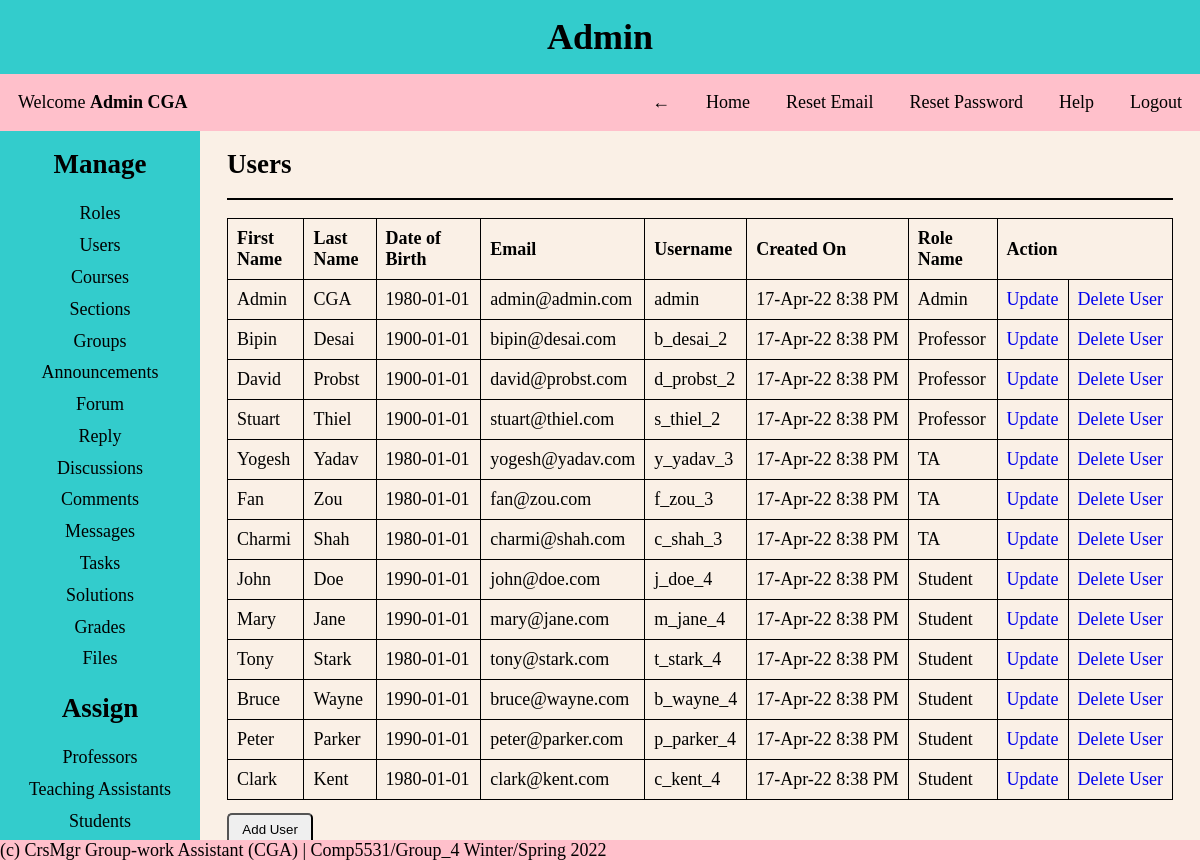
The app's page /pages/admin.php?page=users (signed in) with its own data.
### tables this page shows
CREATE TABLE Users
(
  user_id INT NOT NULL AUTO_INCREMENT PRIMARY KEY,
  first_name VARCHAR(30) NOT NULL,
  last_name VARCHAR(30) NOT NULL,
  dob DATE NOT NULL,
  email VARCHAR(30) NOT NULL UNIQUE,
  username VARCHAR(30) NOT NULL UNIQUE,
  password VARCHAR(30) NOT NULL,
  created_on DATETIME DEFAULT CURRENT_TIMESTAMP,
  first_login TINYINT NOT NULL,
  role_id INT NOT NULL,
  FOREIGN KEY (role_id) REFERENCES Roles(role_id)
);

CREATE TABLE Roles
(
  role_id INT NOT NULL AUTO_INCREMENT PRIMARY KEY,
  role_name VARCHAR(30) NOT NULL UNIQUE,
  role_description VARCHAR(255) NOT NULL
);

### helper/functions.php (called while the page is built, shortened)
<?php
function isAdmin()
{
    if (isset($_SESSION['role_id']) && $_SESSION['role_id'] == 1) {
        return true;
    }
    return false;
}
function date_convert($date)
{
    $date = strtotime($date);
    return date('d-M-y g:i A', $date);
}

### CRUD/users.php (the view, shortened to what this page needs)
<div class="content-body">
    <?php
    $query = "SELECT * FROM users as u JOIN roles as r ON u.role_id = r.role_id ORDER BY user_id ASC";
    $results = mysqli_query($conn, $query);
    ?>
    <h2>Users</h2>
    <hr>
    <table>
        <thead>
            <tr>
                <th>First Name</th>
                <th>Last Name</th>
                <th>Date of Birth</th>
                <th>Email</th>
                <th>Username</th>
                <th>Created On</th>
                <th>Role Name</th>
                <?php isAdmin() ? print '<th colspan="2">Action</th>' : '' ?>
            </tr>
        </thead>
        <tbody>
            <?php
            foreach ($results as $users) {
                $user_id = $users['user_id'];
                $first_name = $users['first_name'];
                $last_name = $users['last_name'];
                $dob = $users['dob'];
                $email = $users['email'];
                $username = $users['username'];
                $created_on = date_convert($users['created_on']);
                $role_name = $users['role_name'];
                $role_id = $users['role_id'];
            ?>
                <tr>
                    <td><?= $first_name ?></td>
                    <td><?= $last_name ?></td>
                    <td><?= $dob ?></td>
                    <td><?= $email ?></td>
                    <td><?= $username ?></td>
                    <td><?= $created_on ?></td>
                    <td><?= $role_name ?></td>
                    <?php if (isAdmin()) {
                        echo '<td><a href="?page=users&update_view=true&update_id=' . $user_id . '">Update</a></td>';
                        echo "<td><a href='?page=users&delete_id=" . $user_id . "&role_id=" . $role_id . "' onclick='return confirm(&quot;Are you sure you want to delete? &quot;)'>Delete User</a></td>";
                    } ?>
                </tr>
            <?php
            }
            ?>
        </tbody>
    </table>
    <?php if (isAdmin()) { ?>
        <a href="?page=users&add_view=true">
            <button>Add User</button>
        </a>
    <?php } ?>
</div>

### styles/style.css (style rules this page uses)
* { margin: 0; padding: 0; box-sizing: border-box; }
body { background-color: #faf0e6; font-family: 'Times New Roman', Times, serif; font-size: large; }
a { text-decoration: none; }
hr { border: 1px solid black; margin: 1em 0; }
.content-body { padding: 0 0.5em; text-align: left; }
table, th, td { border: 1px solid; border-collapse: collapse; text-align: left; padding: 0.5em; }
td { max-width: 250px; overflow: hidden; text-overflow: ellipsis; white-space: nowrap; }
button { padding: 0.5em 1em; border-radius: 5px; margin: 1em 0 auto; }

### records on screen
users: first_name "Admin", last_name "CGA", dob "1980-01-01", email "admin@admin.com", username "admin", created_on "17-Apr-22 8:38 PM", role.role_name "Admin"
users: first_name "Bipin", last_name "Desai", dob "1900-01-01", email "bipin@desai.com", username "b_desai_2", created_on "17-Apr-22 8:38 PM", role.role_name "Professor"
users: first_name "David", last_name "Probst", dob "1900-01-01", email "david@probst.com", username "d_probst_2", created_on "17-Apr-22 8:38 PM", role.role_name "Professor"
users: first_name "Stuart", last_name "Thiel", dob "1900-01-01", email "stuart@thiel.com", username "s_thiel_2", created_on "17-Apr-22 8:38 PM", role.role_name "Professor"
users: first_name "Yogesh", last_name "Yadav", dob "1980-01-01", email "yogesh@yadav.com", username "y_yadav_3", created_on "17-Apr-22 8:38 PM", role.role_name "TA"
users: first_name "Fan", last_name "Zou", dob "1980-01-01", email "fan@zou.com", username "f_zou_3", created_on "17-Apr-22 8:38 PM", role.role_name "TA"
users: first_name "Charmi", last_name "Shah", dob "1980-01-01", email "charmi@shah.com", username "c_shah_3", created_on "17-Apr-22 8:38 PM", role.role_name "TA"
users: first_name "John", last_name "Doe", dob "1990-01-01", email "john@doe.com", username "j_doe_4", created_on "17-Apr-22 8:38 PM", role.role_name "Student"
users: first_name "Mary", last_name "Jane", dob "1990-01-01", email "mary@jane.com", username "m_jane_4", created_on "17-Apr-22 8:38 PM", role.role_name "Student"
users: first_name "Tony", last_name "Stark", dob "1980-01-01", email "tony@stark.com", username "t_stark_4", created_on "17-Apr-22 8:38 PM", role.role_name "Student"
users: first_name "Bruce", last_name "Wayne", dob "1990-01-01", email "bruce@wayne.com", username "b_wayne_4", created_on "17-Apr-22 8:38 PM", role.role_name "Student"
users: first_name "Peter", last_name "Parker", dob "1990-01-01", email "peter@parker.com", username "p_parker_4", created_on "17-Apr-22 8:38 PM", role.role_name "Student"
users: first_name "Clark", last_name "Kent", dob "1980-01-01", email "clark@kent.com", username "c_kent_4", created_on "17-Apr-22 8:38 PM", role.role_name "Student"

### other values on screen
$role_name "Admin"
$name "Admin CGA"
